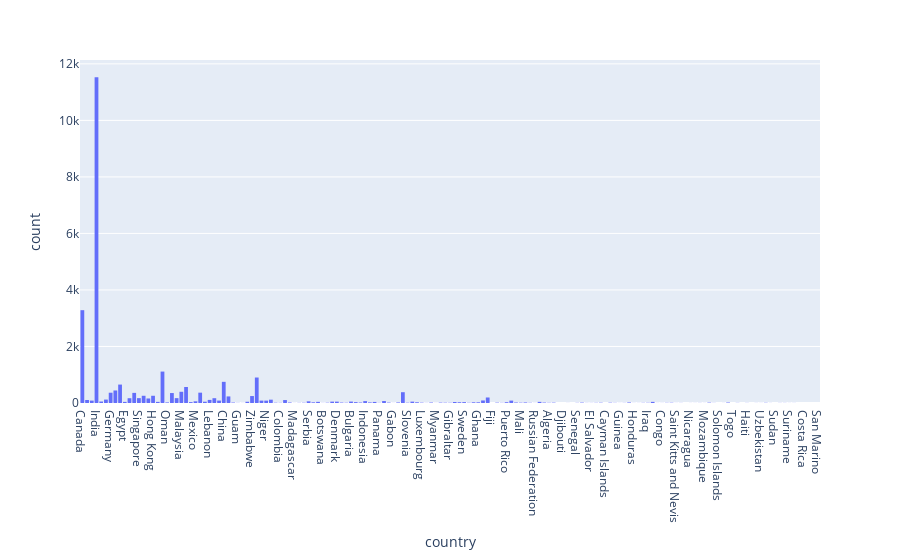

The cell this chart's notebook holds for it:
### Code cell
fig = px.histogram(data, x="country")
fig.show()

### Figure 1 — Plotly figure (JSON) as saved in the notebook; plotly's stock layout.template omitted (floating-point values rounded to 4 significant figures; data arrays with more than 128 entries replaced by an {"elided": "..."} marker saying what was removed)
{"data": [{"alignmentgroup": "True", "bingroup": "x", "hovertemplate": "country=%{x}<br>count=%{y}<extra></extra>", "legendgroup": "", "marker": {"color": "#636efa"}, "name": "", "offsetgroup": "", "orientation": "v", "showlegend": false, "type": "histogram", "x": {"elided": "88977 str values"}, "xaxis": "x", "yaxis": "y"}], "layout": {"barmode": "relative", "legend": {"tracegroupgap": 0}, "margin": {"t": 60}, "xaxis": {"anchor": "y", "domain": [0, 1], "title": {"text": "country"}}, "yaxis": {"anchor": "x", "domain": [0, 1], "title": {"text": "count"}}}}
